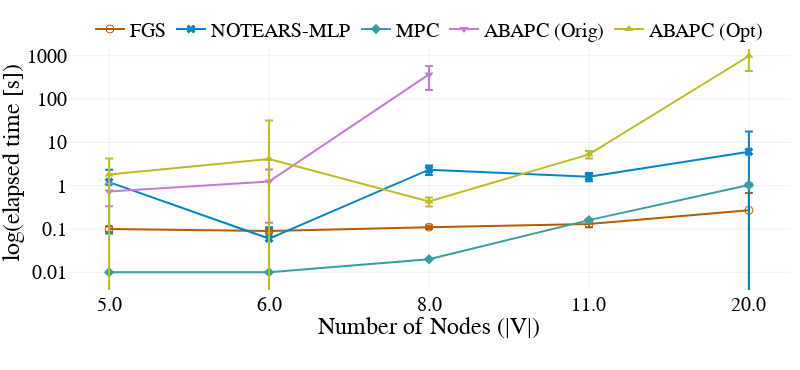

Source (notebook cell):
### Code cell
# Add ABAPC (Orig) runtime series from older stored results, if available
def load_abapc_orig_runtime():
    cols = ['dataset', 'model', 'elapsed_mean', 'elapsed_std', 'nnz_mean', 'nnz_std',
            'fdr_mean', 'fdr_std', 'tpr_mean', 'tpr_std', 'fpr_mean', 'fpr_std',
            'precision_mean', 'precision_std', 'recall_mean', 'recall_std',
            'F1_mean', 'F1_std', 'shd_mean', 'shd_std', 'SID_mean', 'SID_std']
    for v in ['bnlearn_dag_v5_2000', 'bnlearn_dag_v5']:
        p = RESULTS_DIR / f'stored_results_{v}.npy'
        if p.exists():
            arr = np.load(p, allow_pickle=True)
            df = pd.DataFrame(arr, columns=cols)
            df['dataset'] = df['dataset'].astype(str)
            # Select ABAPC rows (previous implementation)
            sub = df[df['model'].astype(str).str.contains('ABAPC', case=False, na=False)].copy()
            if not len(sub):
                continue
            # Map nodes/edges and set pretty label
            base = sub['dataset'].str.lower()
            sub['n_nodes'] = base.map(dags_nodes_map).astype(float)
            sub['n_edges'] = base.map(dags_arcs_map).astype(float)
            sub['model'] = 'ABAPC (Orig)'
            return sub
    return pd.DataFrame(columns=cols + ['n_nodes','n_edges'])

abapc_orig_df = load_abapc_orig_runtime()
if len(abapc_orig_df):
    # Align columns and append
    needed_cols = sorted(set(dag_all.columns) | set(abapc_orig_df.columns))
    for c in needed_cols:
        if c not in dag_all.columns:
            dag_all[c] = np.nan
        if c not in abapc_orig_df.columns:
            abapc_orig_df[c] = np.nan
    dag_all = pd.concat([dag_all, abapc_orig_df[dag_all.columns]], ignore_index=True)
    print('Added ABAPC (Orig) runtime rows:', len(abapc_orig_df))
else:
    print('ABAPC (Orig) stored results not found; skipping.')

model_aliases = names_dict.copy()
model_aliases['abapc'] = 'ABAPC (Opt)'

plot_runtime(dag_all, ['n_nodes'], "", 
                     names_dict, symbols_dict, colors_dict, ['fgs', 'nt', 'mpc', 'abapc_orig', 'abapc'],
                         share_y=False, save_figs=save_figs, model_aliases=model_aliases,
                            output_name="../results/figs/Fig.2_runtime.html", debug=False, font_size=20,
                            plot_height=370, plot_width=800)

### Figure 1 — Plotly figure (JSON) as saved in the notebook; plotly's stock layout.template omitted (floating-point values rounded to 4 significant figures)
{"data": [{"error_y": {"array": [0.01414, 0.01, 0.01, 0.02, 0.41], "thickness": 2, "type": "data"}, "line": {"color": "#b85c00", "simplify": true, "width": 2}, "marker": {"color": "#b85c00", "size": 8, "symbol": "circle-open-dot"}, "mode": "lines+markers", "name": "FGS", "showlegend": true, "type": "scatter", "x": ["5.0", "6.0", "8.0", "11.0", "20.0"], "xaxis": "x", "y": [0.1, 0.09, 0.11, 0.13, 0.27], "yaxis": "y"}, {"error_y": {"array": [1.131, 0.05, 0.58, 0.34, 11.78], "thickness": 2, "type": "data"}, "line": {"color": "#0085CA", "simplify": true, "width": 2}, "marker": {"color": "#0085CA", "size": 8, "symbol": "x"}, "mode": "lines+markers", "name": "NOTEARS-MLP", "showlegend": true, "type": "scatter", "x": ["5.0", "6.0", "8.0", "11.0", "20.0"], "xaxis": "x", "y": [1.21, 0.06, 2.34, 1.61, 6.08], "yaxis": "y"}, {"error_y": {"array": [0, 0, 0, 0.01, 0.08], "thickness": 2, "type": "data"}, "line": {"color": "#379f9f", "simplify": true, "width": 2}, "marker": {"color": "#379f9f", "size": 8, "symbol": "diamond-dot"}, "mode": "lines+markers", "name": "MPC", "showlegend": true, "type": "scatter", "x": ["5.0", "6.0", "8.0", "11.0", "20.0"], "xaxis": "x", "y": [0.01, 0.01, 0.02, 0.16, 1.04], "yaxis": "y"}, {"error_y": {"array": [0.396, 1.11, 209.8, null, null], "thickness": 2, "type": "data"}, "line": {"color": "#c678dd", "simplify": true, "width": 2}, "marker": {"color": "#c678dd", "size": 8, "symbol": "triangle-down-dot"}, "mode": "lines+markers", "name": "ABAPC (Orig)", "showlegend": true, "type": "scatter", "x": ["5.0", "6.0", "8.0", "11.0", "20.0"], "xaxis": "x", "y": [0.73, 1.25, 371.8, null, null], "yaxis": "y"}, {"error_y": {"array": [2.432, 27.76, 0.1, 1.05, 544.6], "thickness": 2, "type": "data"}, "line": {"color": "#bcbd22", "simplify": true, "width": 2}, "marker": {"color": "#bcbd22", "size": 8, "symbol": "triangle-up-dot"}, "mode": "lines+markers", "name": "ABAPC (Opt)", "showlegend": true, "type": "scatter", "x": ["5.0", "6.0", "8.0", "11.0", "20.0"], "xaxis": "x", "y": [1.82, 4.14, 0.43, 5.29, 988.4], "yaxis": "y"}], "layout": {"font": {"color": "black", "family": "Serif", "size": 20}, "height": 370, "legend": {"orientation": "h", "x": 0.5, "xanchor": "center", "y": 1.1, "yanchor": "top"}, "margin": {"b": 80, "l": 10, "r": 10, "t": 10}, "width": 800, "xaxis": {"anchor": "y", "domain": [0, 1], "title": {"standoff": 0, "text": "Number of Nodes (|V|)"}}, "yaxis": {"anchor": "x", "domain": [0, 1], "matches": "y", "title": {"standoff": 0, "text": "log(elapsed time [s])"}, "type": "log"}}}
